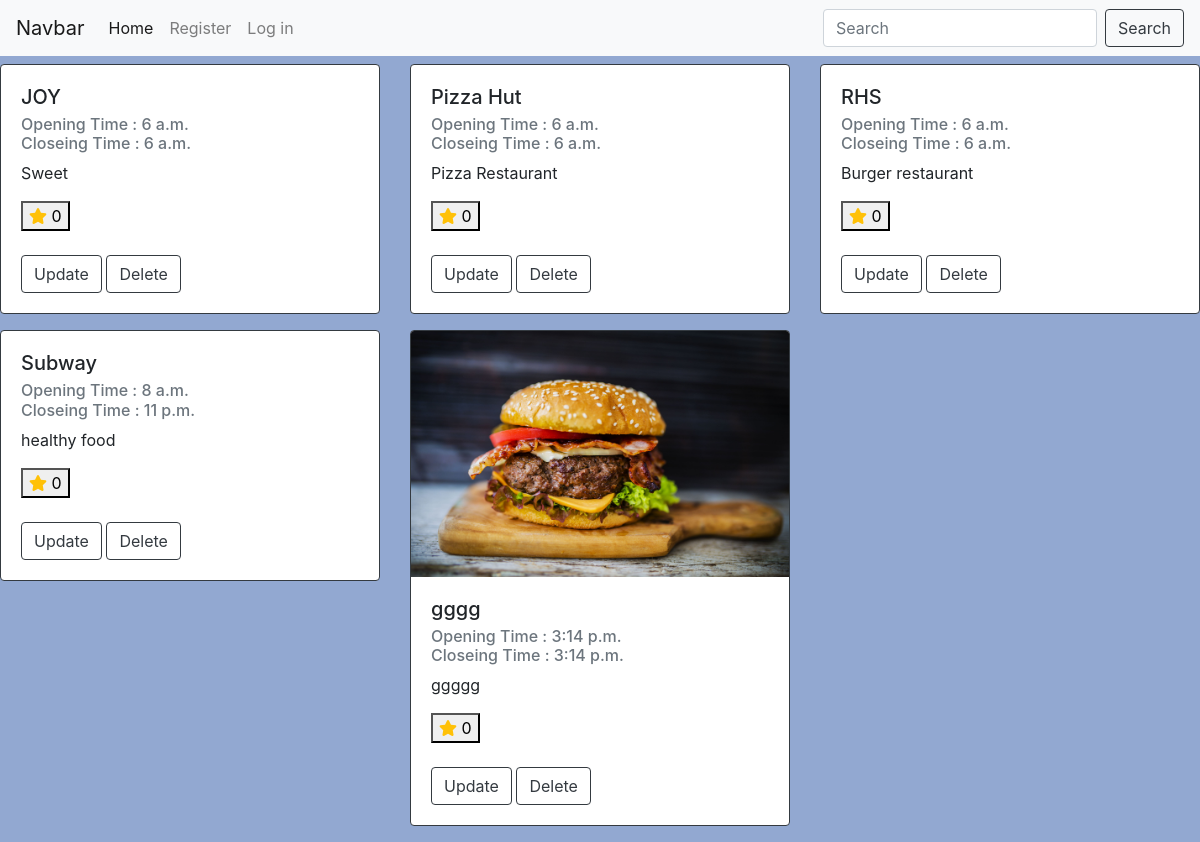
The page /restaurants/ on the database its author committed.
### restaurants/models.py (models this page shows)
class Restaurant(models.Model):
	name = models.CharField(max_length = 30)
	description = models.TextField()
	image = models.ImageField(null=True)
	opening_time = models.TimeField(auto_now_add=True)
	closing_time = models.TimeField(auto_now_add=True)
	publish_date = models.DateField(null=True)

### restaurants/views.py (the view)
# urls.py: path("restaurants/",views.list ,name="rest_list"),
def list(request):
	restaurant_list = Restaurant.objects.all()
	restaurant_list = restaurant_list.order_by("name", "publish_date")
	query = request.GET.get("q")
	if query:
		restaurant_list = restaurant_list.filter(name__contains=query)
	context = {
	"Restaurant": restaurant_list,
	}
	return render(request, "Rest.html" , context)

### restaurants/templates/Rest.html (shortened to what this page needs)
{% extends "base.html" %}
{% block form %}
<head>
</head>
<div class="row">
	{% for x in Restaurant %}
		<div class="col-lg-4 col-md-3">
			<div class="card border-dark mb-3">
				{% if x.image %}
				 <img class="card-img-top" src="{{x.image.url}}" alt="Card image cap">
				{% endif %}
			  <div class="card-body">
			    <h5 class="card-title">{{x.name}}</h5>
			    <h6 class="card-subtitle mb-2 text-muted">Opening Time : {{x.opening_time}} <br>Closeing Time : {{x.closing_time}} </h6>
			    <p class="card-text">{{x.description}}</p>
					<button onClick="favorite({{x.id}})">
						<i id="fav-color-{{x.id}}" class="fas fa-star text-warning"  ></i>
						<span id="fav-number-{{x.id}}">0</span>
					</button>
					<br>
					<br>
			    <a href="#" class="card-link"><a href="{% url 'restaurant_update' rest_id=x.id %}" class="btn btn-outline-dark">Update</a></li></a>
			    <a href="{% url 'restaurant_delete' rest_id=x.id %}" class="btn btn-outline-dark">Delete</a></li>
			  </div>
			</div>
		</div>
	{% endfor %}
</div>
{% endblock form %}

### restaurants/static/style.css (style rules this page uses)
body { background-color: #92a8d1; }

### rows shown on the page
Restaurant: name "JOY", opening_time "6 a.m.", closing_time "6 a.m.", description "Sweet"
Restaurant: name "Pizza Hut", opening_time "6 a.m.", closing_time "6 a.m.", description "Pizza Restaurant"
Restaurant: name "RHS", opening_time "6 a.m.", closing_time "6 a.m.", description "Burger restaurant"
Restaurant: name "Subway", opening_time "8 a.m.", closing_time "11 p.m.", description "healthy food"
Restaurant: image (picture), name "gggg", opening_time "3:14 p.m.", closing_time "3:14 p.m.", description "ggggg"
